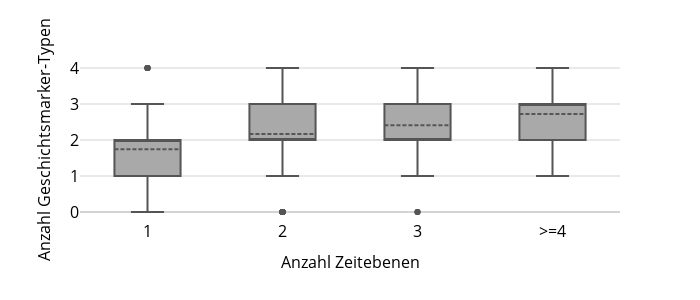
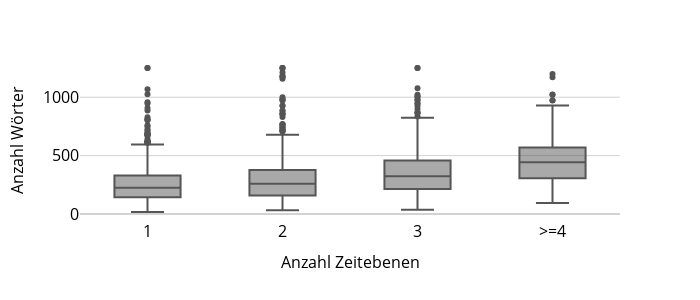

Notebook code cell kept with these figures, in order:
### Code cell
meta_plot = meta_anth_bin.copy()
meta_plot['zeitebenen'] = meta_plot['zeitebenen'].clip(upper=4)
meta_plot['zeitebenen'] = meta_plot['zeitebenen'].replace({1:'1', 2:'2', 3:'3', 4:'>=4'})
meta_plot = meta_plot.sort_values(by='zeitebenen')
meta_plot['words'] = meta_plot['words'].clip(upper=1250)

for cont_comp_feature in cont_comp_features:
    fig = px.box(
        meta_plot,
        x = main_feature,
        y = cont_comp_feature,
        labels = {'zeitebenen' : 'Anzahl Zeitebenen',
                  'marker_count' : 'Anzahl Geschichtsmarker-Typen',
                  'words' : 'Anzahl Wörter',
                 },
        # color_discrete_sequence=['grey']
    )
    if cont_comp_feature != 'words':
        fig.update_traces(boxmean=True)
    fig.update_layout(
        width = 700, height = 300,
        xaxis=dict(tickfont=dict(size=16), titlefont=dict(size=16)),
        yaxis=dict(tickfont=dict(size=16), titlefont=dict(size=16)),
        legend=dict(font = dict(size=16), x=0.61, y = 0.88),
        bargap=0.1
    )
    fig = update_fig_for_publication(fig, make_grey=True)
    fig.write_image(f"plots/6.6 Zeitebenen – {cont_comp_feature}.pdf")
    fig.show()

### Figure 1 — Plotly figure (JSON) as saved in the notebook; plotly's stock layout.template omitted (floating-point values rounded to 4 significant figures; data arrays with more than 128 entries replaced by an {"elided": "..."} marker saying what was removed)
{"data": [{"alignmentgroup": "True", "boxmean": true, "hovertemplate": "Anzahl Zeitebenen=%{x}<br>Anzahl Geschichtsmarker-Typen=%{y}<extra></extra>", "legendgroup": "", "line": {"color": "#555555"}, "marker": {"color": "#555555"}, "name": "", "notched": false, "offsetgroup": "", "orientation": "v", "showlegend": false, "type": "box", "x": {"elided": "1850 str values"}, "x0": " ", "xaxis": "x", "y": {"elided": "1850 int values"}, "y0": " ", "yaxis": "y"}], "layout": {"bargap": 0.1, "boxmode": "group", "font": {"color": "black"}, "height": 300, "legend": {"bordercolor": "black", "borderwidth": 1, "font": {"size": 16}, "tracegroupgap": 0, "x": 0.61, "y": 0.88}, "margin": {"t": 60}, "paper_bgcolor": "white", "plot_bgcolor": "white", "width": 700, "xaxis": {"anchor": "y", "autorange": true, "color": "black", "domain": [0, 1], "gridcolor": "white", "range": [-0.5, 3.5], "showgrid": false, "tickfont": {"size": 16}, "title": {"font": {"size": 16}, "text": "Anzahl Zeitebenen"}, "type": "category"}, "yaxis": {"anchor": "x", "autorange": true, "color": "black", "domain": [0, 1], "gridcolor": "lightgray", "range": [-0.2222, 4.222], "tickfont": {"size": 16}, "title": {"font": {"size": 16}, "text": "Anzahl Geschichtsmarker-Typen"}, "type": "linear", "zerolinecolor": "lightgray"}}}

### Figure 2 — Plotly figure (JSON) as saved in the notebook; plotly's stock layout.template omitted (floating-point values rounded to 4 significant figures; data arrays with more than 128 entries replaced by an {"elided": "..."} marker saying what was removed)
{"data": [{"alignmentgroup": "True", "hovertemplate": "Anzahl Zeitebenen=%{x}<br>Anzahl Wörter=%{y}<extra></extra>", "legendgroup": "", "line": {"color": "#555555"}, "marker": {"color": "#555555"}, "name": "", "notched": false, "offsetgroup": "", "orientation": "v", "showlegend": false, "type": "box", "x": {"elided": "1850 str values"}, "x0": " ", "xaxis": "x", "y": {"elided": "1850 int values"}, "y0": " ", "yaxis": "y"}], "layout": {"bargap": 0.1, "boxmode": "group", "font": {"color": "black"}, "height": 300, "legend": {"bordercolor": "black", "borderwidth": 1, "font": {"size": 16}, "tracegroupgap": 0, "x": 0.61, "y": 0.88}, "margin": {"t": 60}, "paper_bgcolor": "white", "plot_bgcolor": "white", "width": 700, "xaxis": {"anchor": "y", "autorange": true, "color": "black", "domain": [0, 1], "gridcolor": "white", "range": [-0.5, 3.5], "showgrid": false, "tickfont": {"size": 16}, "title": {"font": {"size": 16}, "text": "Anzahl Zeitebenen"}, "type": "category"}, "yaxis": {"anchor": "x", "autorange": true, "color": "black", "domain": [0, 1], "gridcolor": "lightgray", "range": [-51.5, 1318.0], "tickfont": {"size": 16}, "title": {"font": {"size": 16}, "text": "Anzahl Wörter"}, "type": "linear", "zerolinecolor": "lightgray"}}}
